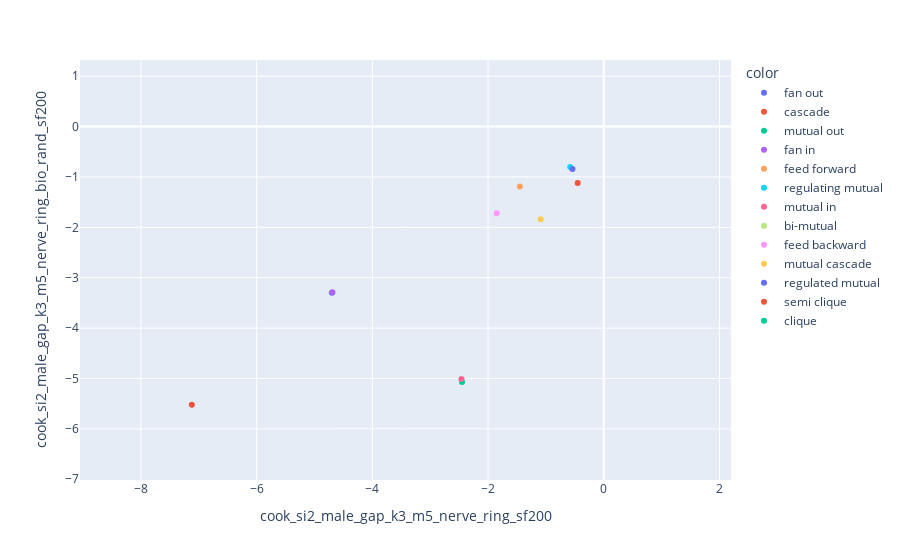

Notebook source saved alongside this figure:
### Code cell
# conclustion so far:
# 1. sf200 is important (there are changes) only for the nerve ring (NR) + bio-rand
# 2. intresting comparisons would be: a) NR vs NR with bio-rand b) full connectone vs NR

# results of a) are in the 'lost motifs' google doc
# results of b): on polartiy data: ffl on NR is not a Motif, and clicqe is

name1 = 'pol_k3_m5_nerve_ring_sf200'
# name2 = 'pol_k3_m5_nerve_ring_bio_rand_sf200'
name2 = 'pol_k3_m5_sf200'

# name1 = 'cook_si2_herm_all_k3_m5_nerve_ring_sf200'
# name2 = 'cook_si2_herm_all_k3_m5_nerve_ring_bio_rand_sf200'

# name1 = 'cook_si2_herm_chem_k3_m5_nerve_ring_sf200'
# name2 = 'cook_si2_herm_chem_k3_m5_nerve_ring_bio_rand_sf200'

# name1 = 'cook_si2_herm_gap_k3_m5_nerve_ring_sf200'
# name2 = 'cook_si2_herm_gap_k3_m5_nerve_ring_bio_rand_sf200'

# MALE

# name1 = 'cook_si2_male_chem_k3_m5_nerve_ring_sf200'
# name2 = 'cook_si2_male_chem_k3_m5_nerve_ring_bio_rand_sf200'

name1 = 'cook_si2_male_gap_k3_m5_nerve_ring_sf200'
name2 = 'cook_si2_male_gap_k3_m5_nerve_ring_bio_rand_sf200'


### compare the SF - conclusion: sf200 is sufficient 
# name1 = 'pol_k3_m5_nerve_ring_bio_rand' #sf10
# name1 = 'pol_k3_m5_nerve_ring_bio_rand_sf200'
# name1 = 'pol_k3_m5_nerve_ring_bio_rand_sf300'
# name2 = 'pol_k3_m5_nerve_ring_bio_rand_sf400'

# name1 = 'pol_k3_m5_nerve_ring_bio_rand_sf200'
# name2 = 'pol_k3_m5_nerve_ring_bio_rand_sf1000'

d1 = import_results(f'results/{name1}.bin')
d2 = import_results(f'results/{name2}.bin')

motifs1 = d1['motifs']
motifs2 = d2['motifs']

# polarity_motifs1 = get_polarity_motifs_list(motifs1)
# polarity_motifs2 = get_polarity_motifs_list(motifs2)

draw_graphs(motifs1)
z_score_compare(list(motifs1.values()), list(motifs2.values()), use_full_name=True, filter_th=0, norm=False)
# z_score_compare(polarity_motifs1, polarity_motifs2, use_full_name=False, filter_th=2.0, norm=False)

### Figure 1 — Plotly figure (JSON) as saved in the notebook; plotly's stock layout.template omitted (floating-point values rounded to 4 significant figures)
{"data": [{"hovertemplate": "color=fan out<br>cook_si2_male_gap_k3_m5_nerve_ring_sf200=%{x}<br>cook_si2_male_gap_k3_m5_nerve_ring_bio_rand_sf200=%{y}<extra></extra>", "legendgroup": "fan out", "marker": {"color": "#636efa", "symbol": "circle"}, "mode": "markers", "name": "fan out", "orientation": "v", "showlegend": true, "type": "scatter", "x": [-4.7], "xaxis": "x", "y": [-3.3], "yaxis": "y"}, {"hovertemplate": "color=cascade<br>cook_si2_male_gap_k3_m5_nerve_ring_sf200=%{x}<br>cook_si2_male_gap_k3_m5_nerve_ring_bio_rand_sf200=%{y}<extra></extra>", "legendgroup": "cascade", "marker": {"color": "#EF553B", "symbol": "circle"}, "mode": "markers", "name": "cascade", "orientation": "v", "showlegend": true, "type": "scatter", "x": [-7.12], "xaxis": "x", "y": [-5.52], "yaxis": "y"}, {"hovertemplate": "color=mutual out<br>cook_si2_male_gap_k3_m5_nerve_ring_sf200=%{x}<br>cook_si2_male_gap_k3_m5_nerve_ring_bio_rand_sf200=%{y}<extra></extra>", "legendgroup": "mutual out", "marker": {"color": "#00cc96", "symbol": "circle"}, "mode": "markers", "name": "mutual out", "orientation": "v", "showlegend": true, "type": "scatter", "x": [-2.45], "xaxis": "x", "y": [-5.07], "yaxis": "y"}, {"hovertemplate": "color=fan in<br>cook_si2_male_gap_k3_m5_nerve_ring_sf200=%{x}<br>cook_si2_male_gap_k3_m5_nerve_ring_bio_rand_sf200=%{y}<extra></extra>", "legendgroup": "fan in", "marker": {"color": "#ab63fa", "symbol": "circle"}, "mode": "markers", "name": "fan in", "orientation": "v", "showlegend": true, "type": "scatter", "x": [-4.69], "xaxis": "x", "y": [-3.29], "yaxis": "y"}, {"hovertemplate": "color=feed forward<br>cook_si2_male_gap_k3_m5_nerve_ring_sf200=%{x}<br>cook_si2_male_gap_k3_m5_nerve_ring_bio_rand_sf200=%{y}<extra></extra>", "legendgroup": "feed forward", "marker": {"color": "#FFA15A", "symbol": "circle"}, "mode": "markers", "name": "feed forward", "orientation": "v", "showlegend": true, "type": "scatter", "x": [-1.45], "xaxis": "x", "y": [-1.19], "yaxis": "y"}, {"hovertemplate": "color=regulating mutual<br>cook_si2_male_gap_k3_m5_nerve_ring_sf200=%{x}<br>cook_si2_male_gap_k3_m5_nerve_ring_bio_rand_sf200=%{y}<extra></extra>", "legendgroup": "regulating mutual", "marker": {"color": "#19d3f3", "symbol": "circle"}, "mode": "markers", "name": "regulating mutual", "orientation": "v", "showlegend": true, "type": "scatter", "x": [-0.58], "xaxis": "x", "y": [-0.8], "yaxis": "y"}, {"hovertemplate": "color=mutual in<br>cook_si2_male_gap_k3_m5_nerve_ring_sf200=%{x}<br>cook_si2_male_gap_k3_m5_nerve_ring_bio_rand_sf200=%{y}<extra></extra>", "legendgroup": "mutual in", "marker": {"color": "#FF6692", "symbol": "circle"}, "mode": "markers", "name": "mutual in", "orientation": "v", "showlegend": true, "type": "scatter", "x": [-2.46], "xaxis": "x", "y": [-5.01], "yaxis": "y"}, {"hovertemplate": "color=bi-mutual<br>cook_si2_male_gap_k3_m5_nerve_ring_sf200=%{x}<br>cook_si2_male_gap_k3_m5_nerve_ring_bio_rand_sf200=%{y}<extra></extra>", "legendgroup": "bi-mutual", "marker": {"color": "#B6E880", "symbol": "circle"}, "mode": "markers", "name": "bi-mutual", "orientation": "v", "showlegend": true, "type": "scatter", "x": [20.94], "xaxis": "x", "y": [9.53], "yaxis": "y"}, {"hovertemplate": "color=feed backward<br>cook_si2_male_gap_k3_m5_nerve_ring_sf200=%{x}<br>cook_si2_male_gap_k3_m5_nerve_ring_bio_rand_sf200=%{y}<extra></extra>", "legendgroup": "feed backward", "marker": {"color": "#FF97FF", "symbol": "circle"}, "mode": "markers", "name": "feed backward", "orientation": "v", "showlegend": true, "type": "scatter", "x": [-1.85], "xaxis": "x", "y": [-1.72], "yaxis": "y"}, {"hovertemplate": "color=mutual cascade<br>cook_si2_male_gap_k3_m5_nerve_ring_sf200=%{x}<br>cook_si2_male_gap_k3_m5_nerve_ring_bio_rand_sf200=%{y}<extra></extra>", "legendgroup": "mutual cascade", "marker": {"color": "#FECB52", "symbol": "circle"}, "mode": "markers", "name": "mutual cascade", "orientation": "v", "showlegend": true, "type": "scatter", "x": [-1.09], "xaxis": "x", "y": [-1.84], "yaxis": "y"}, {"hovertemplate": "color=regulated mutual<br>cook_si2_male_gap_k3_m5_nerve_ring_sf200=%{x}<br>cook_si2_male_gap_k3_m5_nerve_ring_bio_rand_sf200=%{y}<extra></extra>", "legendgroup": "regulated mutual", "marker": {"color": "#636efa", "symbol": "circle"}, "mode": "markers", "name": "regulated mutual", "orientation": "v", "showlegend": true, "type": "scatter", "x": [-0.54], "xaxis": "x", "y": [-0.84], "yaxis": "y"}, {"hovertemplate": "color=semi clique<br>cook_si2_male_gap_k3_m5_nerve_ring_sf200=%{x}<br>cook_si2_male_gap_k3_m5_nerve_ring_bio_rand_sf200=%{y}<extra></extra>", "legendgroup": "semi clique", "marker": {"color": "#EF553B", "symbol": "circle"}, "mode": "markers", "name": "semi clique", "orientation": "v", "showlegend": true, "type": "scatter", "x": [-0.45], "xaxis": "x", "y": [-1.12], "yaxis": "y"}, {"hovertemplate": "color=clique<br>cook_si2_male_gap_k3_m5_nerve_ring_sf200=%{x}<br>cook_si2_male_gap_k3_m5_nerve_ring_bio_rand_sf200=%{y}<extra></extra>", "legendgroup": "clique", "marker": {"color": "#00cc96", "symbol": "circle"}, "mode": "markers", "name": "clique", "orientation": "v", "showlegend": true, "type": "scatter", "x": [71.88], "xaxis": "x", "y": [13.79], "yaxis": "y"}], "layout": {"autosize": true, "legend": {"title": {"text": "color"}, "tracegroupgap": 0}, "margin": {"t": 60}, "xaxis": {"anchor": "y", "autorange": false, "domain": [0, 1], "range": [-9.053, 2.199], "title": {"text": "cook_si2_male_gap_k3_m5_nerve_ring_sf200"}, "type": "linear"}, "yaxis": {"anchor": "x", "autorange": false, "domain": [0, 1], "range": [-7.015, 1.322], "title": {"text": "cook_si2_male_gap_k3_m5_nerve_ring_bio_rand_sf200"}, "type": "linear"}}}
